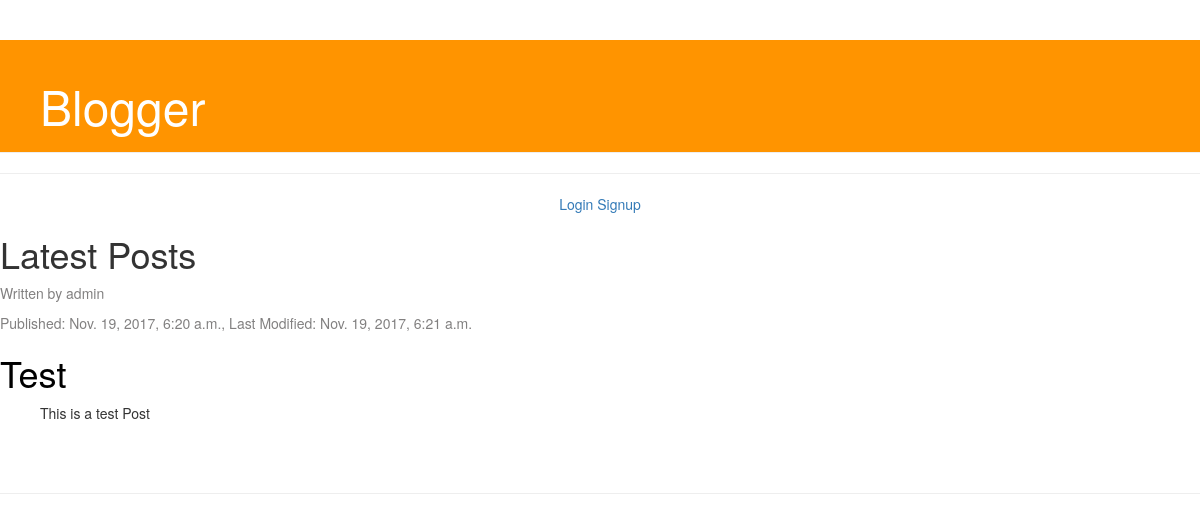
Before: /blogger/all_blogs/ with the older database file.
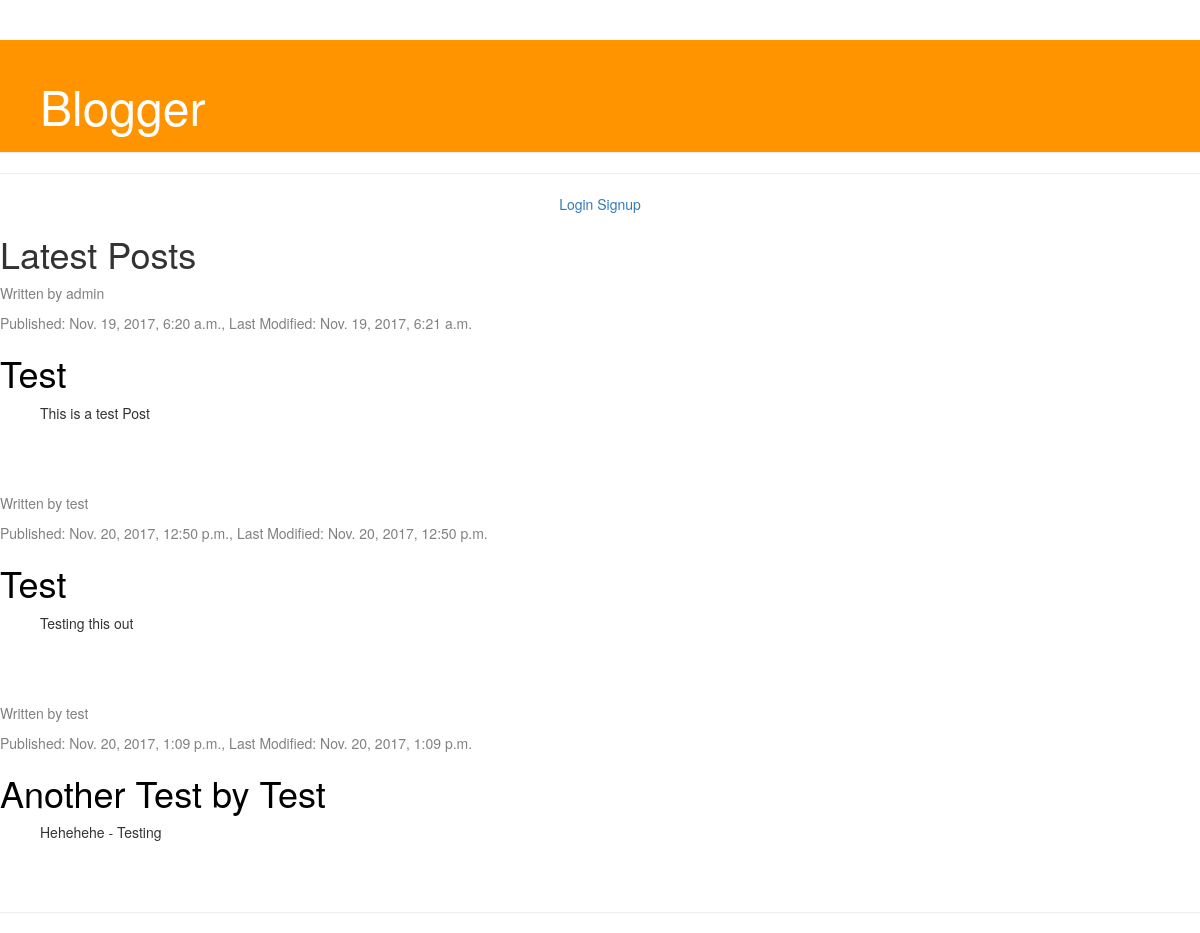
After: the same page with the newer database file.
### blogger/models.py (models this page shows, shortened)
class Post(models.Model):
    author = models.ForeignKey(User)
    title = models.CharField(max_length=200)
    content = models.TextField()
    date_created = models.DateTimeField(default=timezone.now)
    date_last_modified = models.DateTimeField(blank=True, null=True)

### blogger/views.py (the view)
def post_list(request):
    posts = Post.objects.filter(date_created__lte=timezone.now()).order_by('date_last_modified')
    return render(request, 'blogger/all_blogs.html', {'posts': posts})

### blogger/templates/blogger/all_blogs.html (shortened to what this page needs)
{% extends 'blogger/index.html' %}
{% block content %}
  <h1 class="title">Latest Posts</h1>
  {% for post in posts %}
  <div class="post">
    <p class="date">Written by {{ post.author }}</p>
    <p class="date"> Published: {{ post.date_created }}, Last Modified: {{ post.date_last_modified }}</p>
    <h1><a href="{% url 'post_page' pk=post.pk %}">{{ post.title }}</a></h1>
    <p class="content">{{ post.content|linebreaksbr }}</p>
  </div>
  {% endfor %}
{% endblock %}

### blogger/templates/blogger/index.html (shortened to what this page needs)
<!DOCTYPE HTML>
<html>
<head>
    {% load static %}
    <link rel="stylesheet" type="text/css" href="{% static 'blogger/style.css' %}" />
    <link rel="stylesheet" href="//maxcdn.bootstrapcdn.com/bootstrap/3.2.0/css/bootstrap.min.css">
    <link rel="stylesheet" href="//maxcdn.bootstrapcdn.com/bootstrap/3.2.0/css/bootstrap-theme.min.css">
</head>
<body>
<div id="wrapper">
<div class="page-header">
    <h1>Blogger</h1>
</div>
    <hr>
    <center>
        {% if user.is_authenticated %}
          <a class="button_front" href="{% url 'logout' %}"> Logout </a>
          <a class="button_front" href="{% url 'all_entries' %}"> All Blog Entries </a>
          <a class="button_front" href="{% url 'new_entry' %}"> New Entry </a>
          <a class="button_front" href="{% url 'home' %}"> Home </a>
        {% else %}
          <a class="button_front" href="{% url 'login' %}">Login</a>
          <a class="button_front" href="{% url 'signup_page' %}">Signup</a>
        {% endif %}
   </center>
   <main>
   {% block content %}
   {% endblock %}
   </main>
   <hr>
</div>
</body>
</html>

### blogger/static/blogger/style.css (style rules this page uses)
.page-header { background-color: #ff9400; margin-top: 0; padding: 20px 20px 20px 40px; }
.page-header h1 { color: #ffffff; font-size: 36pt; text-decoration: none; }
.content { margin-left: 40px; }
h1 { font-family: 'Lobster', cursive; }
.date { color: #828080; }
.post { margin-bottom: 70px; }
.post h1 a { color: #000000; }

Changed rows visible on the page:
added Post: author "test", date_created "Nov. 20, 2017, 12:50 p.m.", date_last_modified "Nov. 20, 2017, 12:50 p.m.", title "Test", content "Testing this out"
added Post: author "test", date_created "Nov. 20, 2017, 1:09 p.m.", date_last_modified "Nov. 20, 2017, 1:09 p.m.", title "Another Test by Test", content "Hehehehe - Testing"
